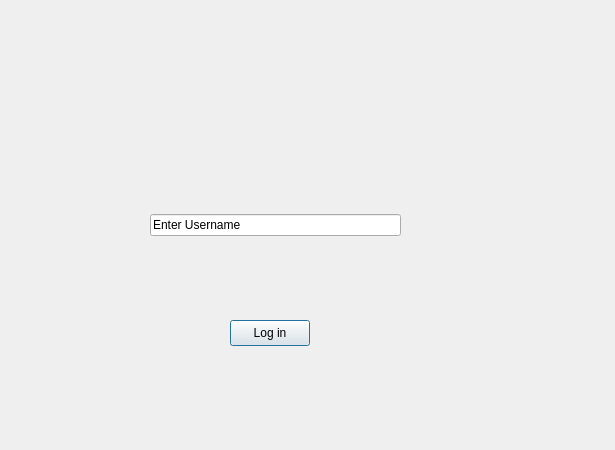
<?xml version="1.0" encoding="UTF-8"?>
<ui version="4.0">
 <class>Registration</class>
 <widget class="QDialog" name="Registration">
  <property name="geometry">
   <rect>
    <x>0</x>
    <y>0</y>
    <width>615</width>
    <height>450</height>
   </rect>
  </property>
  <property name="windowTitle">
   <string>Dialog</string>
  </property>
  <widget class="QWidget" name="verticalLayoutWidget">
   <property name="geometry">
    <rect>
     <x>150</x>
     <y>140</y>
     <width>251</width>
     <height>171</height>
    </rect>
   </property>
   <layout class="QVBoxLayout" name="verticalLayout">
    <item>
     <widget class="QLineEdit" name="lineEdit">
      <property name="focusPolicy">
       <enum>Qt::FocusPolicy::ClickFocus</enum>
      </property>
      <property name="text">
       <string>Enter Username</string>
      </property>
     </widget>
    </item>
   </layout>
  </widget>
  <widget class="QPushButton" name="pushButton">
   <property name="geometry">
    <rect>
     <x>230</x>
     <y>320</y>
     <width>80</width>
     <height>26</height>
    </rect>
   </property>
   <property name="text">
    <string>Log in</string>
   </property>
  </widget>
 </widget>
 <resources/>
 <connections/>
</ui>
